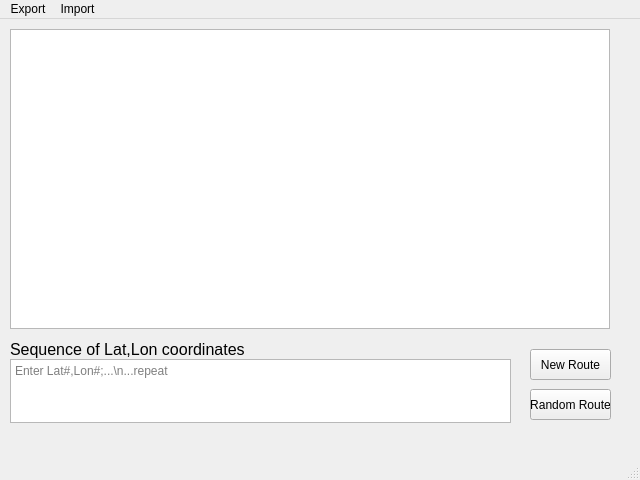
<?xml version="1.0" encoding="UTF-8"?>
<ui version="4.0">
 <class>MainWindow</class>
 <widget class="QMainWindow" name="MainWindow">
  <property name="geometry">
   <rect>
    <x>0</x>
    <y>0</y>
    <width>640</width>
    <height>480</height>
   </rect>
  </property>
  <property name="windowTitle">
   <string>MainWindow</string>
  </property>
  <widget class="QWidget" name="centralwidget">
   <widget class="QGraphicsView" name="graphicsView">
    <property name="geometry">
     <rect>
      <x>10</x>
      <y>10</y>
      <width>600</width>
      <height>300</height>
     </rect>
    </property>
    <property name="mouseTracking">
     <bool>true</bool>
    </property>
    <property name="inputMethodHints">
     <set>Qt::ImhNone</set>
    </property>
    <property name="sceneRect">
     <rectf>
      <x>0.000000000000000</x>
      <y>0.000000000000000</y>
      <width>0.000000000000000</width>
      <height>0.000000000000000</height>
     </rectf>
    </property>
   </widget>
   <widget class="QLabel" name="labelLatLon">
    <property name="geometry">
     <rect>
      <x>10</x>
      <y>320</y>
      <width>501</width>
      <height>21</height>
     </rect>
    </property>
    <property name="font">
     <font>
      <pointsize>12</pointsize>
     </font>
    </property>
    <property name="text">
     <string>Sequence of Lat,Lon coordinates</string>
    </property>
   </widget>
   <widget class="QTextEdit" name="textEditLatLon">
    <property name="geometry">
     <rect>
      <x>10</x>
      <y>340</y>
      <width>501</width>
      <height>64</height>
     </rect>
    </property>
    <property name="placeholderText">
     <string>Enter Lat#,Lon#;...\n...repeat</string>
    </property>
   </widget>
   <widget class="QPushButton" name="pushButtonNewRoute">
    <property name="geometry">
     <rect>
      <x>530</x>
      <y>330</y>
      <width>81</width>
      <height>31</height>
     </rect>
    </property>
    <property name="text">
     <string>New Route</string>
    </property>
   </widget>
   <widget class="QPushButton" name="pushButtonRandomRoute">
    <property name="geometry">
     <rect>
      <x>530</x>
      <y>370</y>
      <width>81</width>
      <height>31</height>
     </rect>
    </property>
    <property name="text">
     <string>Random Route</string>
    </property>
   </widget>
  </widget>
  <widget class="QMenuBar" name="menubar">
   <property name="geometry">
    <rect>
     <x>0</x>
     <y>0</y>
     <width>640</width>
     <height>18</height>
    </rect>
   </property>
   <widget class="QMenu" name="menuExport">
    <property name="title">
     <string>Export</string>
    </property>
    <addaction name="actionExportCSV"/>
    <addaction name="actionExportPyomo"/>
   </widget>
   <widget class="QMenu" name="menuImport">
    <property name="title">
     <string>Import</string>
    </property>
    <addaction name="actionImportCSV"/>
    <addaction name="actionImportPyomo"/>
   </widget>
   <addaction name="menuExport"/>
   <addaction name="menuImport"/>
  </widget>
  <widget class="QStatusBar" name="statusbar"/>
  <action name="actionExportCSV">
   <property name="text">
    <string>CSV file</string>
   </property>
  </action>
  <action name="actionExportPyomo">
   <property name="text">
    <string>Pyomo file</string>
   </property>
  </action>
  <action name="actionImportCSV">
   <property name="text">
    <string>CSV file</string>
   </property>
  </action>
  <action name="actionImportPyomo">
   <property name="text">
    <string>Pyomo file</string>
   </property>
  </action>
 </widget>
 <resources/>
 <connections>
  <connection>
   <sender>actionExportCSV</sender>
   <signal>triggered()</signal>
   <receiver>MainWindow</receiver>
   <slot>update()</slot>
   <hints>
    <hint type="sourcelabel">
     <x>-1</x>
     <y>-1</y>
    </hint>
    <hint type="destinationlabel">
     <x>249</x>
     <y>199</y>
    </hint>
   </hints>
  </connection>
  <connection>
   <sender>textEditLatLon</sender>
   <signal>textChanged()</signal>
   <receiver>MainWindow</receiver>
   <slot>update()</slot>
   <hints>
    <hint type="sourcelabel">
     <x>385</x>
     <y>179</y>
    </hint>
    <hint type="destinationlabel">
     <x>249</x>
     <y>199</y>
    </hint>
   </hints>
  </connection>
  <connection>
   <sender>actionImportCSV</sender>
   <signal>triggered()</signal>
   <receiver>MainWindow</receiver>
   <slot>update()</slot>
   <hints>
    <hint type="sourcelabel">
     <x>-1</x>
     <y>-1</y>
    </hint>
    <hint type="destinationlabel">
     <x>249</x>
     <y>199</y>
    </hint>
   </hints>
  </connection>
  <connection>
   <sender>pushButtonNewRoute</sender>
   <signal>pressed()</signal>
   <receiver>MainWindow</receiver>
   <slot>update()</slot>
   <hints>
    <hint type="sourcelabel">
     <x>265</x>
     <y>358</y>
    </hint>
    <hint type="destinationlabel">
     <x>319</x>
     <y>239</y>
    </hint>
   </hints>
  </connection>
  <connection>
   <sender>pushButtonRandomRoute</sender>
   <signal>pressed()</signal>
   <receiver>MainWindow</receiver>
   <slot>update()</slot>
   <hints>
    <hint type="sourcelabel">
     <x>360</x>
     <y>403</y>
    </hint>
    <hint type="destinationlabel">
     <x>319</x>
     <y>239</y>
    </hint>
   </hints>
  </connection>
 </connections>
</ui>
